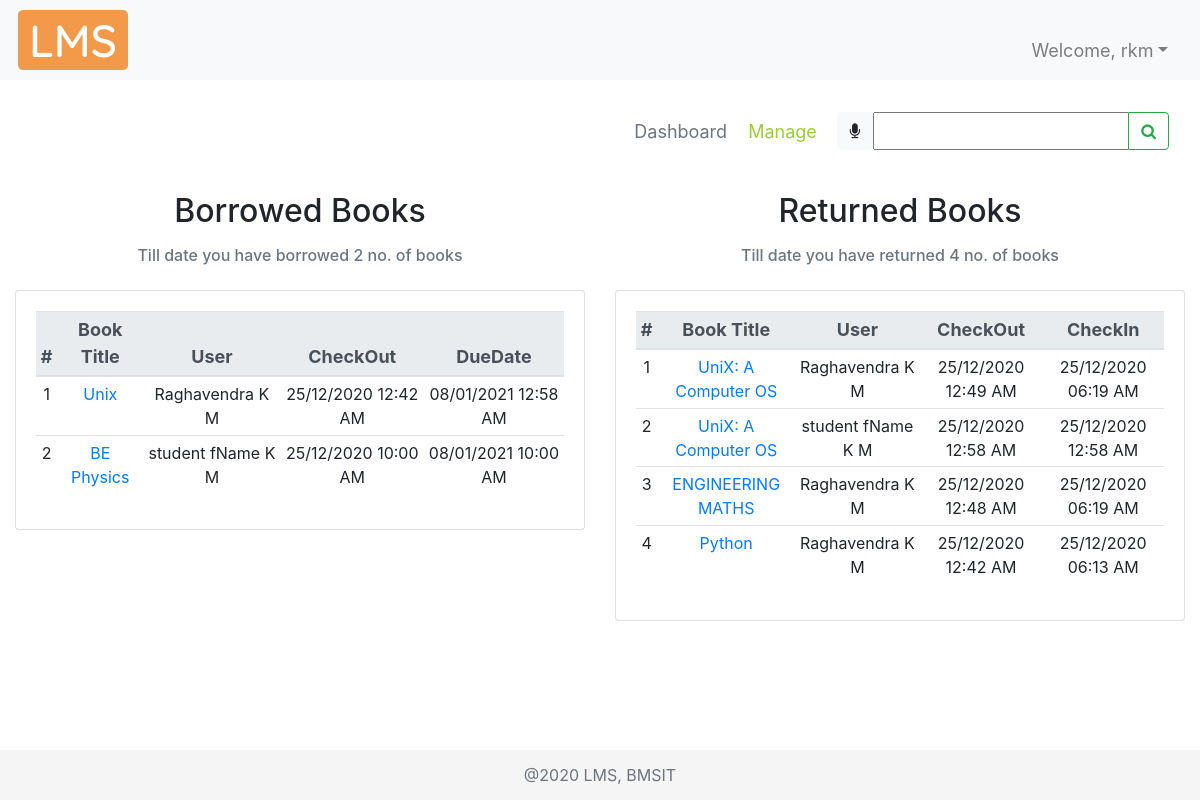
Before: /dashboard/ (signed in) with the older database file.
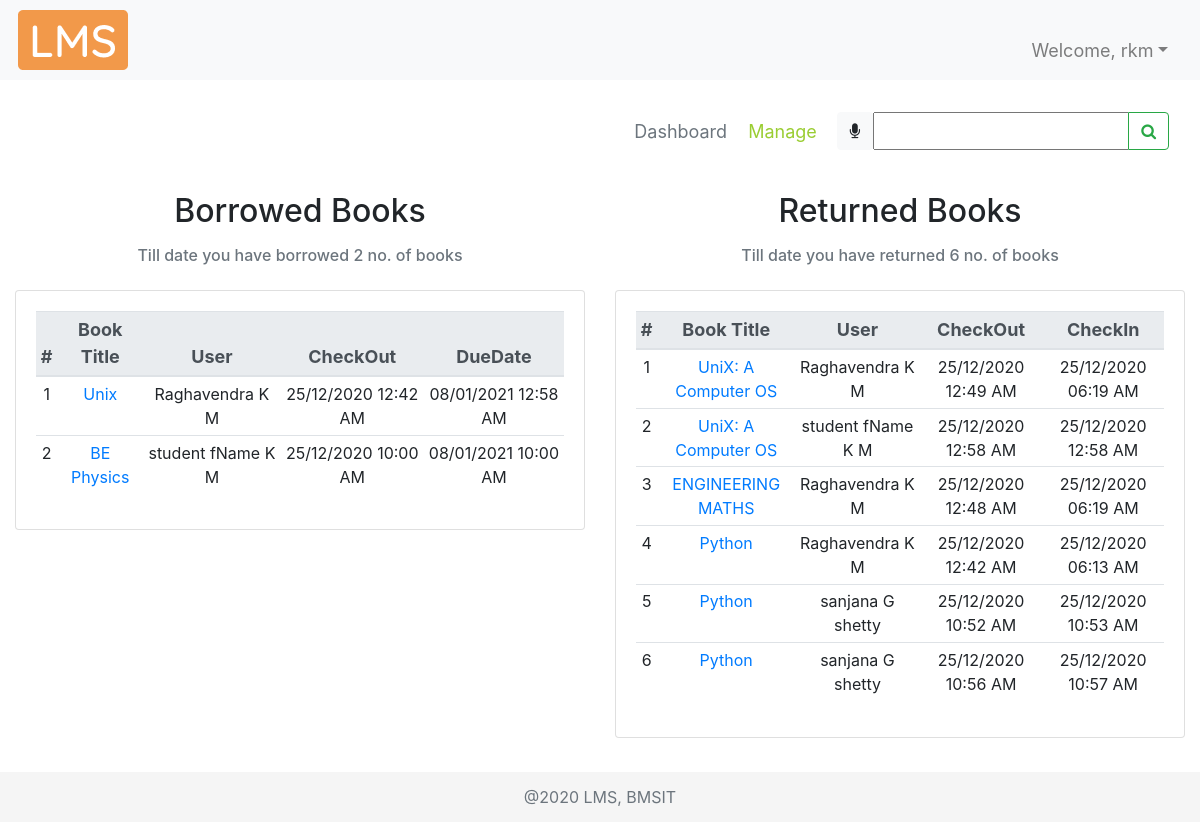
After: the same page with the newer database file.
### account/models.py (models this page shows, shortened)
class Account(AbstractBaseUser):
    COURSES = (
        ("ISE","Information Science Engineering"),
        ("CSE","Computer Science Engineering"),
        ("ECE","Electronics and Communication Engineering"),
        ("ME","Mechanical Engineering"),
        ("ETE","Electronics and Telecommunication Engineering"),
        ("EEE","Electrical and Electronics Engineering"),
        ("CIV","Civil Engineering"),
        ("MCA","Master of Computer Applications"),
        ("AI&ML","Artificial Intelligence and Machine Learning")
    )
    SEM = (
        (1, 1),
        (2, 2),
        (3, 3),
        (4, 4),
        (5, 5),
        (6, 6),
        (7, 7),
        (8, 8),
    )
    email = models.EmailField(verbose_name="email", max_length=50, unique=True, help_text="Email id")
    username = models.CharField(max_length=30, unique=True, help_text="Username")
    fName = models.CharField(max_length=20, help_text='First name')
    mName = models.CharField(max_length=20, help_text='Middle name', blank=True)
    lName = models.CharField(max_length=20, help_text='Last name', blank=True)
    streetAddr = models.CharField(max_length=50, help_text="Street Address", null=True)
    district = models.CharField(max_length=20, null=True, help_text="District")
    state = models.CharField(max_length=20, null=True, help_text="State")
    pinCode = models.CharField(max_length=6, null=True, help_text="PIN Code")
    phoneNum = models.CharField(max_length=10, null=True, blank=True, help_text="Phone number")
    USN = models.CharField(max_length=10, null=True, unique=True, blank=True, help_text="University Serial Number")
    course = models.CharField(max_length=50, null=True, choices=COURSES, blank=True, help_text="Branch")
    sem = models.PositiveSmallIntegerField(null=True, choices=SEM, blank=True, help_text="Semester")
    salary = models.CharField(max_length=6, null=True, blank=True, help_text="Salary")
    date_joined = models.DateTimeField(verbose_name='date joined', auto_now_add=True)
    last_login = models.DateTimeField(verbose_name='last login', auto_now=True)
    is_admin = models.BooleanField(default=False)
    is_active = models.BooleanField(default=True)
    is_staff = models.BooleanField(default=False)
    is_superuser = models.BooleanField(default=False)
    USERNAME_FIELD = 'email'
    REQUIRED_FIELDS = ['username', 'fName']
    objects = MyAccountManager()

### libraryApp/models.py (models this page shows, shortened)
class BOOK(models.Model):
    GENRE = (
        ("CS", "Computer Science"),
        ("MATH", "Mathematics"),
        ("ELE", "Electronics"),
        ("TC", "Telecommunication"),
        ("CHE", "Chemistry"),
        ("PHY", "Physics"),
        ("MEC", "Mechanics"),
        ("EVS", "Environmental Science"),
        ("BIO", "Bioengineering"),
        ("BUS", "Business Skills"),
    )
    bookTitle = models.CharField(max_length=50, help_text="Book Title")
    genre = models.CharField(max_length=30, null=True, choices=GENRE, help_text="Category")
    pubYear = models.CharField(max_length=4, null=True, help_text="Year of publication")
    isbn = models.CharField(max_length=13, null=True, unique=True, help_text="International Standard Book Number")
    librarianID = models.ForeignKey(
        settings.AUTH_USER_MODEL, null=True, on_delete=models.SET_NULL, help_text="Librarian ID")
    pubID = models.ForeignKey(PUBLISHER, null=True, on_delete=models.CASCADE, help_text="Publisher ID")
    authorID = models.ManyToManyField(AUTHOR, help_text="Authors")
    def __str__(self):
        return self.bookTitle

class BORROWEDBOOK(models.Model):
    checkOut = models.DateTimeField(auto_now_add=True, null=True, help_text="Check out date")
    dueDate = models.DateTimeField(null=True, blank=True, help_text="Due date")
    checkIn = models.DateTimeField(auto_now_add=False, null=True, blank=True, help_text="Check in date")
    userID = models.ForeignKey(settings.AUTH_USER_MODEL, null=True, on_delete=models.SET_NULL, help_text="User ID")
    bookID = models.ForeignKey(BOOK, null=True, on_delete=models.SET_NULL, help_text="Book ID")

### libraryApp/views.py (the view, shortened to what this page needs)
# urls.py: path('dashboard/', views.dashboard, name="dashboard"),
def dashboard(request):
    dashboard = 'libraryApp/dashboard.html'
    myFilter = BookFilter(request.GET, queryset=BOOK.objects.all())
    if request.method == "POST":
        print(request.POST)
        return redirect(searchBook, book=request.POST['bookTitle'])
    dbActive = True
    bCount = 0
    rCount = 0
    books = BOOK.objects.all()
    bbList = []
    rbList = []
    user = request.user
    if user.is_staff:
        for i in books:
            bb = i.borrowedbook_set.all()
            if bb.exists():
                for j in bb:
                    userName = j.userID.fName + " " + j.userID.mName + " " + j.userID.lName
                    if j.checkIn is None:
                        bCount += 1
                        bbList.append(tempDashboard(
                            None, j.bookID, j.bookID.id, userName, None, None, j.checkOut, None, j.dueDate))
                    else:
                        rCount += 1
                        rbList.append(tempDashboard(
                            None, j.bookID, j.bookID.id, userName, None, None, j.checkOut, j.checkIn, None))
    context = {
        "borrowedBooks": bbList,
        "bCount": bCount,
        "returnedBooks": rbList,
        "rCount": rCount,
        "myFilter": myFilter,
        "dbActive": dbActive
    }
    return render(request, dashboard, context)

### libraryApp/templates/libraryApp/dashboard.html (shortened to what this page needs)
{% extends 'libraryApp/main.html' %}
{% load static %}
{% block content %}
<nav class="navbar">
  <div class="navbar-nav mySubMenu ml-auto">
    <nav>
      <a class="text-muted" href="{% url 'dashboard' %}">Dashboard</a>
      {% if request.user.is_staff %}
        <a href="{% url 'manage' %}" title="Click here to manage books">Manage</a>
      {% endif %}
    </nav>
  </div>
  <form class="form-inline" method="POST">
    <div class="input-group">
      <div id="speech" class="btn btn-light" title="Click the mic to speak">
        <i class="fa fa-microphone" aria-hidden="true"></i>
      </div>
      {{myFilter.form}}
      <div class="input-group-append">
        <button id="searchButton" class="btn btn-outline-success" type="submit">
          <i class="fa fa-search"></i>
        </button>
      </div>
    </div>
  </form>
</nav>
<br>
<div class="row">
  <div class="col-md-6 cardMargin">
    <h2 class="text-center">Borrowed Books</h2>
    <div class="col-md-12 mt-3">
      <h6 class="form-text text-center text-muted">
      {% if bCount > 0 %}
        Till date you have borrowed {{bCount}} no. of books
        {% else %}
        <p>Click <a href="{% url 'borrowbook' %}">here</a> to borrow books from the library</p>
        {% endif %}
      </h6>
    </div>
    <div class="card card-body mt-4">
      <table class="table table-sm table-hover text-center">
        <thead class="thead-light threadText">
          <tr>
            <th scope="col">#</th>
            <th scope="col">Book Title</th>
            {% if request.user.is_staff %}
              <th scope="col">User</th>
            {% endif %}
            <th scope="col">CheckOut</th>
            <th scope="col">DueDate</th>
          </tr>
        </thead>
        {% for i in borrowedBooks %}
        <tr>
          <td>{{forloop.counter}}</td>
          <td><a href="{% url 'viewbook' i.bookID %}">{{i.bookTitle}}</a></td>
          {% if request.user.is_staff %}
            <td>{{i.userName}}</td>
          {% endif %}
          <td>{{i.checkOut|date:"d/m/Y h:i A"}}</td>
          <td>{{i.dueDate|date:"d/m/Y h:i A"}}</td>
        </tr>
        {% endfor %}
      </table>
    </div>
  </div>
  <br>
  <div class="col-md-6 cardMargin">
    <h2 class="text-center">Returned Books</h2>
    <div class="col-md-12 mt-3">
      <h6 class="form-text text-center text-muted">
        Till date you have returned {{rCount}} no. of books
      </h6>
    </div>
    <div class="card card-body mt-4">
      <table class="table table-sm table-hover text-center">
        <thead class="thead-light threadText text-center">
          <tr>
            <th scope="col">#</th>
            <th scope="col">Book Title</th>
            {% if request.user.is_staff %}
              <th scope="col">User</th>
            {% endif %}
            <th scope="col">CheckOut</th>
            <th scope="col">CheckIn</th>
          </tr>
        </thead>
        {% for i in returnedBooks %}
        <tr>
          <td>{{forloop.counter}}</td>
          <td><a href="{% url 'viewbook' i.bookID %}">{{i.bookTitle}}</a></td>
          {% if request.user.is_staff %}
            <td>{{i.userName}}</td>
          {% endif %}
          <td>{{i.checkOut|date:"d/m/Y h:i A"}}</td>
          <td>{{i.checkIn|date:"d/m/Y h:i A"}}</td>
        </tr>
        {% endfor %}
      </table>
    </div>
  </div>
</div>
{% endblock %}

### libraryApp/templates/libraryApp/main.html (shortened to what this page needs)
{% load static %}
<!DOCTYPE html>
<html lang="en">
<head>
  <link rel="stylesheet" href="https://stackpath.bootstrapcdn.com/bootstrap/4.3.1/css/bootstrap.min.css"
>
  <link rel="stylesheet" href="https://stackpath.bootstrapcdn.com/font-awesome/4.7.0/css/font-awesome.min.css">
  <link rel="stylesheet" href="{% static '/css/main.css' %}">
</head>
<body>
  {% include 'libraryApp/navbar.html' %}
  <br>
  <div class="container-fluid">
    {% block content %}
    {% endblock %}
  </div>
  <br>
  <footer class="footer">
    <div class="container text-center">
      <span class="text-muted">@2020 LMS, BMSIT</span>
    </div>
  </footer>
</body>
</html>

### libraryApp/templates/libraryApp/navbar.html (shortened to what this page needs)
{% load static %}
<nav class="navbar navbar-expand-lg navbar-light bg-light align-items-end">
  <img class="logo" src="{% static '/img/lms.png' %}" alt="">
  <div class="collapse navbar-collapse mr-2" id="navbarNavAltMarkup">
    <div class="navbar-nav navbar-right ml-auto">
      <li class="nav-item dropdown">
        <a class="nav-link dropdown-toggle welcomeMsg" data-toggle="dropdown" href="#" role="button"
          aria-haspopup="true" aria-expanded="false">Welcome, {{request.user.username}}</a>
      </li>
    </div>
  </div>
</nav>

### static/css/main.css (style rules this page uses)
html { position: relative; min-height: 100%; }
body { margin-bottom: 60px; background-color: #fff; }
.footer { position: absolute; bottom: 0; width: 100%; height: 50px; line-height: 50px; background-color: #f5f5f5; }
.cardMargin { margin-top: 10px; }
.mySubMenu { margin-right: 10px; padding: 2px; font-size: large; }
.mySubMenu a { padding-left: 8px; padding-right: 8px; color: yellowgreen; }

### libraryApp/templates/libraryApp/main.html (style rules this page uses)
.threadText { font-size: 18px; padding: 5px; margin: 5px; }

### libraryApp/templates/libraryApp/navbar.html (style rules this page uses)
.welcomeMsg { font-size: 18px; color: #555555; }
.logo { margin: 2px; }

Changed rows visible on the page:
added BORROWEDBOOK: checkOut "25/12/2020 10:52 AM", checkIn "25/12/2020 10:53 AM"
added BORROWEDBOOK: checkOut "25/12/2020 10:56 AM", checkIn "25/12/2020 10:57 AM"
Other visible differences:
{{ rCount }}: "4" → "6"
new list line: "5 sanjana G shetty"
new list line: "Python"
new list line: "6 sanjana G shetty"
